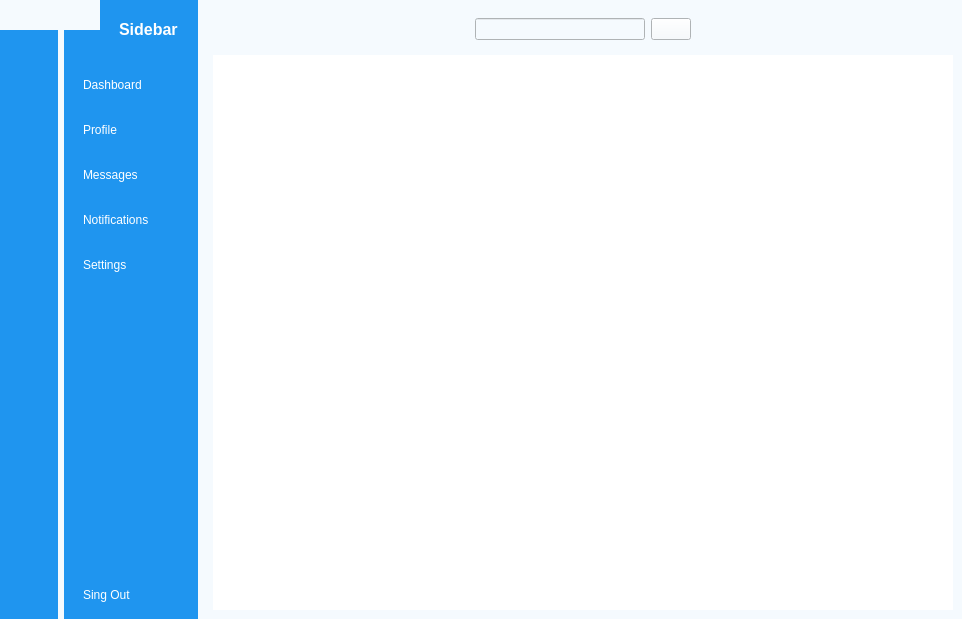
<?xml version="1.0" encoding="UTF-8"?>
<ui version="4.0">
 <class>MainWindow</class>
 <widget class="QMainWindow" name="MainWindow">
  <property name="geometry">
   <rect>
    <x>0</x>
    <y>0</y>
    <width>962</width>
    <height>619</height>
   </rect>
  </property>
  <property name="windowTitle">
   <string>MainWindow</string>
  </property>
  <property name="styleSheet">
   <string notr="true">background-color: rgb(245, 250, 254);</string>
  </property>
  <widget class="QWidget" name="centralwidget">
   <layout class="QGridLayout" name="gridLayout">
    <property name="leftMargin">
     <number>0</number>
    </property>
    <property name="topMargin">
     <number>0</number>
    </property>
    <property name="rightMargin">
     <number>0</number>
    </property>
    <property name="bottomMargin">
     <number>0</number>
    </property>
    <item row="0" column="1">
     <widget class="QWidget" name="icon_name_widget" native="true">
      <property name="styleSheet">
       <string notr="true">QWidget{
	background-color: rgb(31, 149, 239);
}

QPushButton{
	color:white;
	text-align:left;
	height:30px;
	padding-left:10px;
	border-top-left-radius:10px;
	

}

QPushButton:checked{
	background-color:#F5FAFE;;
	color:#1F95EF;
	font-weight:bold;

}</string>
      </property>
      <layout class="QVBoxLayout" name="verticalLayout_4">
       <property name="rightMargin">
        <number>0</number>
       </property>
       <item>
        <layout class="QHBoxLayout" name="horizontalLayout_2">
         <property name="rightMargin">
          <number>20</number>
         </property>
         <item>
          <widget class="QLabel" name="label_2">
           <property name="minimumSize">
            <size>
             <width>40</width>
             <height>40</height>
            </size>
           </property>
           <property name="maximumSize">
            <size>
             <width>40</width>
             <height>40</height>
            </size>
           </property>
           <property name="text">
            <string/>
           </property>
           <property name="pixmap">
            <pixmap resource="resources.qrc">:/images/profile_pic.png</pixmap>
           </property>
           <property name="scaledContents">
            <bool>true</bool>
           </property>
          </widget>
         </item>
         <item>
          <widget class="QLabel" name="label_3">
           <property name="font">
            <font>
             <pointsize>12</pointsize>
             <bold>true</bold>
            </font>
           </property>
           <property name="styleSheet">
            <string notr="true">color:white;</string>
           </property>
           <property name="text">
            <string>Sidebar</string>
           </property>
          </widget>
         </item>
        </layout>
       </item>
       <item>
        <layout class="QVBoxLayout" name="verticalLayout_2">
         <property name="spacing">
          <number>15</number>
         </property>
         <property name="topMargin">
          <number>15</number>
         </property>
         <item>
          <widget class="QPushButton" name="dashboard_2">
           <property name="text">
            <string>Dashboard</string>
           </property>
           <property name="icon">
            <iconset resource="resources.qrc">
             <normaloff>:/images/dashboard_white.png</normaloff>
             <normalon>:/images/dashboard.png</normalon>:/images/dashboard_white.png</iconset>
           </property>
           <property name="checkable">
            <bool>true</bool>
           </property>
           <property name="autoExclusive">
            <bool>true</bool>
           </property>
          </widget>
         </item>
         <item>
          <widget class="QPushButton" name="profile_2">
           <property name="text">
            <string>Profile</string>
           </property>
           <property name="icon">
            <iconset resource="resources.qrc">
             <normaloff>:/images/profile_white.png</normaloff>
             <normalon>:/images/profile.png</normalon>:/images/profile_white.png</iconset>
           </property>
           <property name="checkable">
            <bool>true</bool>
           </property>
           <property name="autoExclusive">
            <bool>true</bool>
           </property>
          </widget>
         </item>
         <item>
          <widget class="QPushButton" name="messages_2">
           <property name="text">
            <string>Messages</string>
           </property>
           <property name="icon">
            <iconset resource="resources.qrc">
             <normaloff>:/images/messages_white.png</normaloff>
             <normalon>:/images/messages.png</normalon>:/images/messages_white.png</iconset>
           </property>
           <property name="checkable">
            <bool>true</bool>
           </property>
           <property name="autoExclusive">
            <bool>true</bool>
           </property>
          </widget>
         </item>
         <item>
          <widget class="QPushButton" name="notifications_2">
           <property name="text">
            <string>Notifications</string>
           </property>
           <property name="icon">
            <iconset resource="resources.qrc">
             <normaloff>:/images/notifications_white.png</normaloff>
             <normalon>:/images/notifications.png</normalon>:/images/notifications_white.png</iconset>
           </property>
           <property name="checkable">
            <bool>true</bool>
           </property>
           <property name="autoExclusive">
            <bool>true</bool>
           </property>
          </widget>
         </item>
         <item>
          <widget class="QPushButton" name="settings_2">
           <property name="text">
            <string>Settings</string>
           </property>
           <property name="icon">
            <iconset resource="resources.qrc">
             <normaloff>:/images/settings_white.png</normaloff>
             <normalon>:/images/settings.png</normalon>:/images/settings_white.png</iconset>
           </property>
           <property name="checkable">
            <bool>true</bool>
           </property>
           <property name="autoExclusive">
            <bool>true</bool>
           </property>
          </widget>
         </item>
        </layout>
       </item>
       <item>
        <spacer name="verticalSpacer">
         <property name="orientation">
          <enum>Qt::Orientation::Vertical</enum>
         </property>
         <property name="sizeHint" stdset="0">
          <size>
           <width>20</width>
           <height>263</height>
          </size>
         </property>
        </spacer>
       </item>
       <item>
        <widget class="QPushButton" name="pushButton_13">
         <property name="text">
          <string>Sing Out</string>
         </property>
         <property name="icon">
          <iconset resource="resources.qrc">
           <normaloff>:/images/log_out_white.png</normaloff>:/images/log_out_white.png</iconset>
         </property>
         <property name="checkable">
          <bool>true</bool>
         </property>
        </widget>
       </item>
      </layout>
     </widget>
    </item>
    <item row="0" column="0">
     <widget class="QWidget" name="icon_only_widget" native="true">
      <property name="styleSheet">
       <string notr="true">QWidget{
	background-color: rgb(31, 149, 239);
}

QPushButton{
	color:white;
	height:30px;
	border:none;
	border-radius:10px;
}

QPushButton:checked{
	background-color:#F5FAFE;
	color:#1F95EF;
	font-weight:bold;

}</string>
      </property>
      <layout class="QVBoxLayout" name="verticalLayout_3">
       <item>
        <layout class="QHBoxLayout" name="horizontalLayout_3">
         <item>
          <widget class="QLabel" name="label">
           <property name="minimumSize">
            <size>
             <width>40</width>
             <height>40</height>
            </size>
           </property>
           <property name="maximumSize">
            <size>
             <width>40</width>
             <height>40</height>
            </size>
           </property>
           <property name="text">
            <string/>
           </property>
           <property name="pixmap">
            <pixmap resource="resources.qrc">:/images/profile_pic.png</pixmap>
           </property>
           <property name="scaledContents">
            <bool>true</bool>
           </property>
          </widget>
         </item>
        </layout>
       </item>
       <item>
        <layout class="QVBoxLayout" name="verticalLayout">
         <property name="spacing">
          <number>15</number>
         </property>
         <property name="topMargin">
          <number>15</number>
         </property>
         <item>
          <widget class="QPushButton" name="dashboard_1">
           <property name="text">
            <string/>
           </property>
           <property name="icon">
            <iconset resource="resources.qrc">
             <normaloff>:/images/dashboard_white.png</normaloff>
             <normalon>:/images/dashboard.png</normalon>:/images/dashboard_white.png</iconset>
           </property>
           <property name="checkable">
            <bool>true</bool>
           </property>
           <property name="autoExclusive">
            <bool>true</bool>
           </property>
          </widget>
         </item>
         <item>
          <widget class="QPushButton" name="profile_1">
           <property name="text">
            <string/>
           </property>
           <property name="icon">
            <iconset resource="resources.qrc">
             <normaloff>:/images/profile_white.png</normaloff>
             <normalon>:/images/profile.png</normalon>:/images/profile_white.png</iconset>
           </property>
           <property name="checkable">
            <bool>true</bool>
           </property>
           <property name="autoExclusive">
            <bool>true</bool>
           </property>
          </widget>
         </item>
         <item>
          <widget class="QPushButton" name="messages_1">
           <property name="text">
            <string/>
           </property>
           <property name="icon">
            <iconset resource="resources.qrc">
             <normaloff>:/images/messages_white.png</normaloff>
             <normalon>:/images/messages.png</normalon>:/images/messages_white.png</iconset>
           </property>
           <property name="checkable">
            <bool>true</bool>
           </property>
           <property name="autoExclusive">
            <bool>true</bool>
           </property>
          </widget>
         </item>
         <item>
          <widget class="QPushButton" name="notifications_1">
           <property name="text">
            <string/>
           </property>
           <property name="icon">
            <iconset resource="resources.qrc">
             <normaloff>:/images/notifications_white.png</normaloff>
             <normalon>:/images/notifications.png</normalon>:/images/notifications_white.png</iconset>
           </property>
           <property name="checkable">
            <bool>true</bool>
           </property>
           <property name="autoExclusive">
            <bool>true</bool>
           </property>
          </widget>
         </item>
         <item>
          <widget class="QPushButton" name="settings_1">
           <property name="text">
            <string/>
           </property>
           <property name="icon">
            <iconset resource="resources.qrc">
             <normaloff>:/images/settings_white.png</normaloff>
             <normalon>:/images/settings.png</normalon>:/images/settings_white.png</iconset>
           </property>
           <property name="checkable">
            <bool>true</bool>
           </property>
           <property name="autoExclusive">
            <bool>true</bool>
           </property>
          </widget>
         </item>
        </layout>
       </item>
       <item>
        <spacer name="verticalSpacer_2">
         <property name="orientation">
          <enum>Qt::Orientation::Vertical</enum>
         </property>
         <property name="sizeHint" stdset="0">
          <size>
           <width>20</width>
           <height>263</height>
          </size>
         </property>
        </spacer>
       </item>
       <item>
        <widget class="QPushButton" name="pushButton_6">
         <property name="text">
          <string/>
         </property>
         <property name="icon">
          <iconset resource="resources.qrc">
           <normaloff>:/images/log_out_white.png</normaloff>:/images/log_out_white.png</iconset>
         </property>
         <property name="checkable">
          <bool>true</bool>
         </property>
        </widget>
       </item>
      </layout>
     </widget>
    </item>
    <item row="0" column="2">
     <widget class="QWidget" name="main_menu" native="true">
      <layout class="QVBoxLayout" name="verticalLayout_5">
       <item>
        <widget class="QWidget" name="header_widget" native="true">
         <layout class="QHBoxLayout" name="horizontalLayout_4">
          <item>
           <widget class="QPushButton" name="menu">
            <property name="styleSheet">
             <string notr="true">border:none;</string>
            </property>
            <property name="text">
             <string/>
            </property>
            <property name="icon">
             <iconset resource="resources.qrc">
              <normaloff>:/images/menu.png</normaloff>:/images/menu.png</iconset>
            </property>
            <property name="iconSize">
             <size>
              <width>20</width>
              <height>20</height>
             </size>
            </property>
            <property name="checkable">
             <bool>true</bool>
            </property>
           </widget>
          </item>
          <item>
           <spacer name="horizontalSpacer_2">
            <property name="orientation">
             <enum>Qt::Orientation::Horizontal</enum>
            </property>
            <property name="sizeHint" stdset="0">
             <size>
              <width>38</width>
              <height>20</height>
             </size>
            </property>
           </spacer>
          </item>
          <item>
           <layout class="QHBoxLayout" name="horizontalLayout">
            <item>
             <widget class="QLineEdit" name="lineEdit">
              <property name="styleSheet">
               <string notr="true">boder:0,5px black;</string>
              </property>
             </widget>
            </item>
            <item>
             <widget class="QPushButton" name="pushButton_20">
              <property name="text">
               <string/>
              </property>
              <property name="icon">
               <iconset resource="resources.qrc">
                <normaloff>:/images/search.png</normaloff>:/images/search.png</iconset>
              </property>
             </widget>
            </item>
           </layout>
          </item>
          <item>
           <spacer name="horizontalSpacer">
            <property name="orientation">
             <enum>Qt::Orientation::Horizontal</enum>
            </property>
            <property name="sizeHint" stdset="0">
             <size>
              <width>189</width>
              <height>20</height>
             </size>
            </property>
           </spacer>
          </item>
          <item>
           <widget class="QPushButton" name="pushButton_21">
            <property name="styleSheet">
             <string notr="true">border:none;</string>
            </property>
            <property name="text">
             <string/>
            </property>
            <property name="icon">
             <iconset resource="resources.qrc">
              <normaloff>:/images/image.png</normaloff>:/images/image.png</iconset>
            </property>
           </widget>
          </item>
         </layout>
        </widget>
       </item>
       <item>
        <widget class="QStackedWidget" name="stackedWidget">
         <property name="styleSheet">
          <string notr="true">background-color: rgb(255, 255, 255);</string>
         </property>
         <widget class="QWidget" name="dashboard_page"/>
         <widget class="QWidget" name="messages_page">
          <widget class="QGroupBox" name="groupBox_buttons_2">
           <property name="geometry">
            <rect>
             <x>9</x>
             <y>260</y>
             <width>671</width>
             <height>81</height>
            </rect>
           </property>
           <property name="styleSheet">
            <string notr="true">color:black;</string>
           </property>
           <property name="title">
            <string>Manage Data</string>
           </property>
           <layout class="QHBoxLayout" name="horizontalLayout_7">
            <item>
             <widget class="QPushButton" name="loadData_2">
              <property name="text">
               <string>Load Data</string>
              </property>
             </widget>
            </item>
            <item>
             <widget class="QPushButton" name="callData_2">
              <property name="text">
               <string>Extrac Data</string>
              </property>
             </widget>
            </item>
            <item>
             <widget class="QPushButton" name="uploadData_2">
              <property name="text">
               <string>Upload Data</string>
              </property>
             </widget>
            </item>
            <item>
             <widget class="QPushButton" name="deleteData_2">
              <property name="text">
               <string>Delete Data</string>
              </property>
             </widget>
            </item>
           </layout>
          </widget>
          <widget class="QGroupBox" name="groupBox_form_2">
           <property name="geometry">
            <rect>
             <x>0</x>
             <y>0</y>
             <width>681</width>
             <height>251</height>
            </rect>
           </property>
           <property name="styleSheet">
            <string notr="true">color:black;
</string>
           </property>
           <property name="title">
            <string>Add New Trade</string>
           </property>
           <widget class="QWidget" name="layoutWidget_2">
            <property name="geometry">
             <rect>
              <x>10</x>
              <y>26</y>
              <width>651</width>
              <height>220</height>
             </rect>
            </property>
            <layout class="QHBoxLayout" name="horizontalLayout_8">
             <item>
              <layout class="QFormLayout" name="formLayout_3">
               <item row="0" column="0">
                <widget class="QLabel" name="fechaLabel_2">
                 <property name="text">
                  <string>Fecha (dd/mm/yyyy)</string>
                 </property>
                </widget>
               </item>
               <item row="0" column="1">
                <widget class="QLineEdit" name="fecha_LineEdit_2"/>
               </item>
               <item row="1" column="0">
                <widget class="QLabel" name="kc_19_1_5Label_2">
                 <property name="text">
                  <string>kc_19_1_5</string>
                 </property>
                </widget>
               </item>
               <item row="1" column="1">
                <widget class="QLineEdit" name="kc_19_1_5LineEdit_2"/>
               </item>
               <item row="2" column="0">
                <widget class="QLabel" name="ema_12Label_2">
                 <property name="text">
                  <string>ema_12</string>
                 </property>
                </widget>
               </item>
               <item row="2" column="1">
                <widget class="QLineEdit" name="ema_12LineEdit_2"/>
               </item>
               <item row="3" column="0">
                <widget class="QLabel" name="ema_24Label_2">
                 <property name="text">
                  <string>ema_24</string>
                 </property>
                </widget>
               </item>
               <item row="3" column="1">
                <widget class="QLineEdit" name="ema_24LineEdit_2"/>
               </item>
               <item row="4" column="0">
                <widget class="QLabel" name="rSILabel_2">
                 <property name="text">
                  <string>RSI</string>
                 </property>
                </widget>
               </item>
               <item row="4" column="1">
                <widget class="QLineEdit" name="rsiLineEdit_2"/>
               </item>
               <item row="5" column="0">
                <widget class="QLabel" name="sma_14Label_2">
                 <property name="text">
                  <string>sma_14</string>
                 </property>
                </widget>
               </item>
               <item row="5" column="1">
                <widget class="QLineEdit" name="sma_14LineEdit_2"/>
               </item>
               <item row="6" column="0">
                <widget class="QLabel" name="patronesVelaLabel_2">
                 <property name="text">
                  <string>patrones vela</string>
                 </property>
                </widget>
               </item>
               <item row="6" column="1">
                <widget class="QLineEdit" name="patronesVelaLineEdit_2"/>
               </item>
              </layout>
             </item>
             <item>
              <layout class="QFormLayout" name="formLayout_4">
               <item row="0" column="0">
                <widget class="QLabel" name="volumenOperacionesLabel_2">
                 <property name="text">
                  <string>Volumen operaciones</string>
                 </property>
                </widget>
               </item>
               <item row="0" column="1">
                <widget class="QLineEdit" name="volumenOperacionesLineEdit_2"/>
               </item>
               <item row="1" column="0">
                <widget class="QLabel" name="nSoporteResistenciaLabel_2">
                 <property name="text">
                  <string>N Soporte/Resistencia</string>
                 </property>
                </widget>
               </item>
               <item row="1" column="1">
                <widget class="QLineEdit" name="nSoporteResistenciaLineEdit_2"/>
               </item>
               <item row="2" column="0">
                <widget class="QLabel" name="indicadorVolumenLabel_2">
                 <property name="text">
                  <string>Indicador volumen</string>
                 </property>
                </widget>
               </item>
               <item row="2" column="1">
                <widget class="QLineEdit" name="indicadorVolumenLineEdit_2"/>
               </item>
               <item row="3" column="0">
                <widget class="QLabel" name="analisisDireccionMercadoLabel_2">
                 <property name="text">
                  <string>Anàlisis direcciòn mercado</string>
                 </property>
                </widget>
               </item>
               <item row="3" column="1">
                <widget class="QLineEdit" name="analisisDireccionMercadoLineEdit_2"/>
               </item>
               <item row="4" column="0">
                <widget class="QLabel" name="direcciNMercadoLabel_2">
                 <property name="text">
                  <string>Direcciòn mercado</string>
                 </property>
                </widget>
               </item>
               <item row="4" column="1">
                <widget class="QLineEdit" name="direccionMercadoLineEdit_2"/>
               </item>
               <item row="5" column="0">
                <widget class="QLabel" name="cambioPorcentualLabel_2">
                 <property name="text">
                  <string>cambio porcentual</string>
                 </property>
                </widget>
               </item>
               <item row="5" column="1">
                <widget class="QLineEdit" name="cambioPorcentualLineEdit_2"/>
               </item>
              </layout>
             </item>
             <item>
              <spacer name="horizontalSpacer_4">
               <property name="orientation">
                <enum>Qt::Orientation::Horizontal</enum>
               </property>
               <property name="sizeHint" stdset="0">
                <size>
                 <width>28</width>
                 <height>20</height>
                </size>
               </property>
              </spacer>
             </item>
             <item>
              <widget class="QPushButton" name="addNew_2">
               <property name="text">
                <string>Add new tarde</string>
               </property>
              </widget>
             </item>
            </layout>
           </widget>
          </widget>
          <widget class="QTableWidget" name="table_2">
           <property name="geometry">
            <rect>
             <x>0</x>
             <y>350</y>
             <width>681</width>
             <height>201</height>
            </rect>
           </property>
           <property name="sizePolicy">
            <sizepolicy hsizetype="Expanding" vsizetype="Expanding">
             <horstretch>0</horstretch>
             <verstretch>0</verstretch>
            </sizepolicy>
           </property>
           <property name="styleSheet">
            <string notr="true">color:black;
</string>
           </property>
           <property name="rowCount">
            <number>0</number>
           </property>
           <property name="columnCount">
            <number>13</number>
           </property>
           <attribute name="horizontalHeaderVisible">
            <bool>true</bool>
           </attribute>
           <attribute name="horizontalHeaderCascadingSectionResizes">
            <bool>false</bool>
           </attribute>
           <attribute name="horizontalHeaderMinimumSectionSize">
            <number>32</number>
           </attribute>
           <attribute name="horizontalHeaderDefaultSectionSize">
            <number>150</number>
           </attribute>
           <attribute name="verticalHeaderMinimumSectionSize">
            <number>24</number>
           </attribute>
           <attribute name="verticalHeaderStretchLastSection">
            <bool>false</bool>
           </attribute>
           <column>
            <property name="text">
             <string>Fecha (dd/mm/yyyy)</string>
            </property>
           </column>
           <column>
            <property name="text">
             <string>kc_19_1_5</string>
            </property>
           </column>
           <column>
            <property name="text">
             <string>ema_12</string>
            </property>
           </column>
           <column>
            <property name="text">
             <string>ema_24</string>
            </property>
           </column>
           <column>
            <property name="text">
             <string>rsi</string>
            </property>
           </column>
           <column>
            <property name="text">
             <string>sma_14</string>
            </property>
           </column>
           <column>
            <property name="text">
             <string>Patrones vela</string>
            </property>
           </column>
           <column>
            <property name="text">
             <string>Volumen operaciones</string>
            </property>
           </column>
           <column>
            <property name="text">
             <string>N Soporte/Resistencia</string>
            </property>
           </column>
           <column>
            <property name="text">
             <string>Indicador volumen</string>
            </property>
           </column>
           <column>
            <property name="text">
             <string>Anàlsis mercado</string>
            </property>
           </column>
           <column>
            <property name="text">
             <string>Direcciòn mercado</string>
            </property>
           </column>
           <column>
            <property name="text">
             <string>Cambio porcentual</string>
            </property>
           </column>
          </widget>
         </widget>
         <widget class="QWidget" name="notifications_page">
          <widget class="QLabel" name="label_6">
           <property name="geometry">
            <rect>
             <x>230</x>
             <y>140</y>
             <width>221</width>
             <height>121</height>
            </rect>
           </property>
           <property name="font">
            <font>
             <pointsize>20</pointsize>
            </font>
           </property>
           <property name="styleSheet">
            <string notr="true">color:black;
</string>
           </property>
           <property name="text">
            <string>Notifications Page</string>
           </property>
          </widget>
         </widget>
         <widget class="QWidget" name="settings_page">
          <widget class="QLabel" name="label_8">
           <property name="geometry">
            <rect>
             <x>180</x>
             <y>180</y>
             <width>211</width>
             <height>81</height>
            </rect>
           </property>
           <property name="font">
            <font>
             <pointsize>20</pointsize>
            </font>
           </property>
           <property name="styleSheet">
            <string notr="true">color:black;
</string>
           </property>
           <property name="text">
            <string>Settings Page</string>
           </property>
          </widget>
         </widget>
         <widget class="QWidget" name="profile_page">
          <widget class="QLabel" name="label_7">
           <property name="geometry">
            <rect>
             <x>240</x>
             <y>170</y>
             <width>151</width>
             <height>121</height>
            </rect>
           </property>
           <property name="font">
            <font>
             <pointsize>20</pointsize>
            </font>
           </property>
           <property name="styleSheet">
            <string notr="true">color:black;
</string>
           </property>
           <property name="text">
            <string>Profile Page</string>
           </property>
          </widget>
         </widget>
        </widget>
       </item>
      </layout>
     </widget>
    </item>
   </layout>
   <widget class="QWidget" name="layoutWidget">
    <property name="geometry">
     <rect>
      <x>0</x>
      <y>0</y>
      <width>100</width>
      <height>30</height>
     </rect>
    </property>
    <layout class="QGridLayout" name="gridLayout_2"/>
   </widget>
   <widget class="QWidget" name="layoutWidget">
    <property name="geometry">
     <rect>
      <x>0</x>
      <y>0</y>
      <width>100</width>
      <height>30</height>
     </rect>
    </property>
    <layout class="QGridLayout" name="gridLayout_3"/>
   </widget>
   <widget class="QWidget" name="layoutWidget">
    <property name="geometry">
     <rect>
      <x>0</x>
      <y>0</y>
      <width>100</width>
      <height>30</height>
     </rect>
    </property>
    <layout class="QGridLayout" name="gridLayout_4"/>
   </widget>
   <widget class="QWidget" name="layoutWidget">
    <property name="geometry">
     <rect>
      <x>0</x>
      <y>0</y>
      <width>100</width>
      <height>30</height>
     </rect>
    </property>
    <layout class="QGridLayout" name="gridLayout_5"/>
   </widget>
  </widget>
 </widget>
 <resources>
  <include location="resources.qrc"/>
 </resources>
 <connections>
  <connection>
   <sender>menu</sender>
   <signal>toggled(bool)</signal>
   <receiver>icon_only_widget</receiver>
   <slot>setHidden(bool)</slot>
   <hints>
    <hint type="sourcelabel">
     <x>246</x>
     <y>40</y>
    </hint>
    <hint type="destinationlabel">
     <x>41</x>
     <y>328</y>
    </hint>
   </hints>
  </connection>
  <connection>
   <sender>menu</sender>
   <signal>toggled(bool)</signal>
   <receiver>icon_name_widget</receiver>
   <slot>setVisible(bool)</slot>
   <hints>
    <hint type="sourcelabel">
     <x>229</x>
     <y>31</y>
    </hint>
    <hint type="destinationlabel">
     <x>198</x>
     <y>307</y>
    </hint>
   </hints>
  </connection>
  <connection>
   <sender>settings_1</sender>
   <signal>toggled(bool)</signal>
   <receiver>settings_2</receiver>
   <slot>setChecked(bool)</slot>
   <hints>
    <hint type="sourcelabel">
     <x>49</x>
     <y>277</y>
    </hint>
    <hint type="destinationlabel">
     <x>105</x>
     <y>277</y>
    </hint>
   </hints>
  </connection>
  <connection>
   <sender>dashboard_1</sender>
   <signal>toggled(bool)</signal>
   <receiver>dashboard_2</receiver>
   <slot>setChecked(bool)</slot>
   <hints>
    <hint type="sourcelabel">
     <x>33</x>
     <y>84</y>
    </hint>
    <hint type="destinationlabel">
     <x>103</x>
     <y>93</y>
    </hint>
   </hints>
  </connection>
  <connection>
   <sender>profile_1</sender>
   <signal>toggled(bool)</signal>
   <receiver>profile_2</receiver>
   <slot>setChecked(bool)</slot>
   <hints>
    <hint type="sourcelabel">
     <x>25</x>
     <y>134</y>
    </hint>
    <hint type="destinationlabel">
     <x>92</x>
     <y>130</y>
    </hint>
   </hints>
  </connection>
  <connection>
   <sender>messages_1</sender>
   <signal>toggled(bool)</signal>
   <receiver>messages_2</receiver>
   <slot>setChecked(bool)</slot>
   <hints>
    <hint type="sourcelabel">
     <x>35</x>
     <y>177</y>
    </hint>
    <hint type="destinationlabel">
     <x>99</x>
     <y>177</y>
    </hint>
   </hints>
  </connection>
  <connection>
   <sender>notifications_1</sender>
   <signal>toggled(bool)</signal>
   <receiver>notifications_2</receiver>
   <slot>setChecked(bool)</slot>
   <hints>
    <hint type="sourcelabel">
     <x>37</x>
     <y>223</y>
    </hint>
    <hint type="destinationlabel">
     <x>100</x>
     <y>223</y>
    </hint>
   </hints>
  </connection>
  <connection>
   <sender>dashboard_2</sender>
   <signal>toggled(bool)</signal>
   <receiver>dashboard_1</receiver>
   <slot>setChecked(bool)</slot>
   <hints>
    <hint type="sourcelabel">
     <x>89</x>
     <y>81</y>
    </hint>
    <hint type="destinationlabel">
     <x>27</x>
     <y>82</y>
    </hint>
   </hints>
  </connection>
  <connection>
   <sender>profile_2</sender>
   <signal>toggled(bool)</signal>
   <receiver>profile_1</receiver>
   <slot>setChecked(bool)</slot>
   <hints>
    <hint type="sourcelabel">
     <x>120</x>
     <y>133</y>
    </hint>
    <hint type="destinationlabel">
     <x>36</x>
     <y>133</y>
    </hint>
   </hints>
  </connection>
  <connection>
   <sender>messages_2</sender>
   <signal>toggled(bool)</signal>
   <receiver>messages_1</receiver>
   <slot>setChecked(bool)</slot>
   <hints>
    <hint type="sourcelabel">
     <x>134</x>
     <y>181</y>
    </hint>
    <hint type="destinationlabel">
     <x>35</x>
     <y>182</y>
    </hint>
   </hints>
  </connection>
  <connection>
   <sender>notifications_2</sender>
   <signal>toggled(bool)</signal>
   <receiver>notifications_1</receiver>
   <slot>setChecked(bool)</slot>
   <hints>
    <hint type="sourcelabel">
     <x>141</x>
     <y>233</y>
    </hint>
    <hint type="destinationlabel">
     <x>33</x>
     <y>230</y>
    </hint>
   </hints>
  </connection>
  <connection>
   <sender>settings_2</sender>
   <signal>toggled(bool)</signal>
   <receiver>settings_1</receiver>
   <slot>setChecked(bool)</slot>
   <hints>
    <hint type="sourcelabel">
     <x>162</x>
     <y>265</y>
    </hint>
    <hint type="destinationlabel">
     <x>48</x>
     <y>266</y>
    </hint>
   </hints>
  </connection>
  <connection>
   <sender>pushButton_6</sender>
   <signal>toggled(bool)</signal>
   <receiver>MainWindow</receiver>
   <slot>close()</slot>
   <hints>
    <hint type="sourcelabel">
     <x>37</x>
     <y>609</y>
    </hint>
    <hint type="destinationlabel">
     <x>35</x>
     <y>634</y>
    </hint>
   </hints>
  </connection>
  <connection>
   <sender>pushButton_13</sender>
   <signal>toggled(bool)</signal>
   <receiver>MainWindow</receiver>
   <slot>close()</slot>
   <hints>
    <hint type="sourcelabel">
     <x>197</x>
     <y>609</y>
    </hint>
    <hint type="destinationlabel">
     <x>140</x>
     <y>636</y>
    </hint>
   </hints>
  </connection>
 </connections>
</ui>
